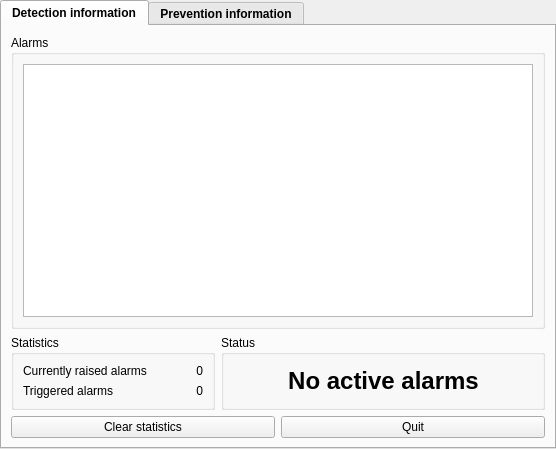
<ui version="4.0" >
 <class>mainWindow</class>
 <widget class="QTabWidget" name="mainWindow" >
  <property name="geometry" >
   <rect>
    <x>0</x>
    <y>0</y>
    <width>556</width>
    <height>449</height>
   </rect>
  </property>
  <property name="sizePolicy" >
   <sizepolicy vsizetype="Expanding" hsizetype="Expanding" >
    <horstretch>0</horstretch>
    <verstretch>0</verstretch>
   </sizepolicy>
  </property>
  <property name="font" >
   <font>
    <weight>75</weight>
    <bold>true</bold>
   </font>
  </property>
  <property name="windowTitle" >
   <string>WIDS/WIPS  - Notifier GUI</string>
  </property>
  <property name="tabPosition" >
   <enum>QTabWidget::North</enum>
  </property>
  <property name="tabShape" >
   <enum>QTabWidget::Rounded</enum>
  </property>
  <property name="currentIndex" >
   <number>0</number>
  </property>
  <property name="iconSize" >
   <size>
    <width>16</width>
    <height>16</height>
   </size>
  </property>
  <property name="elideMode" >
   <enum>Qt::ElideNone</enum>
  </property>
  <widget class="QWidget" name="tabDetection" >
   <property name="geometry" >
    <rect>
     <x>0</x>
     <y>0</y>
     <width>552</width>
     <height>421</height>
    </rect>
   </property>
   <property name="font" >
    <font>
     <weight>50</weight>
     <bold>false</bold>
    </font>
   </property>
   <attribute name="title" >
    <string>Detection information</string>
   </attribute>
   <layout class="QVBoxLayout" name="verticalLayout" >
    <item>
     <widget class="QGroupBox" name="boxAlarms" >
      <property name="title" >
       <string>Alarms</string>
      </property>
      <layout class="QHBoxLayout" name="horizontalLayout" >
       <item>
        <widget class="QTextEdit" name="showAlarms" >
         <property name="readOnly" >
          <bool>true</bool>
         </property>
        </widget>
       </item>
      </layout>
     </widget>
    </item>
    <item>
     <layout class="QHBoxLayout" name="horizontalLayout_4" >
      <item>
       <widget class="QGroupBox" name="boxStatistics" >
        <property name="title" >
         <string>Statistics</string>
        </property>
        <layout class="QGridLayout" name="gridLayout" >
         <item row="0" column="0" >
          <widget class="QLabel" name="labelStatActAlarms" >
           <property name="text" >
            <string>Currently raised alarms</string>
           </property>
           <property name="textFormat" >
            <enum>Qt::AutoText</enum>
           </property>
          </widget>
         </item>
         <item row="0" column="1" >
          <widget class="QLabel" name="labelShowRaiseAlarms" >
           <property name="minimumSize" >
            <size>
             <width>50</width>
             <height>0</height>
            </size>
           </property>
           <property name="baseSize" >
            <size>
             <width>0</width>
             <height>0</height>
            </size>
           </property>
           <property name="text" >
            <string>0</string>
           </property>
           <property name="alignment" >
            <set>Qt::AlignRight|Qt::AlignTrailing|Qt::AlignVCenter</set>
           </property>
          </widget>
         </item>
         <item row="1" column="0" >
          <widget class="QLabel" name="labelStatTriggAlarms" >
           <property name="text" >
            <string>Triggered alarms</string>
           </property>
          </widget>
         </item>
         <item row="1" column="1" >
          <widget class="QLabel" name="labelShowTriggAlarms" >
           <property name="minimumSize" >
            <size>
             <width>0</width>
             <height>0</height>
            </size>
           </property>
           <property name="baseSize" >
            <size>
             <width>0</width>
             <height>0</height>
            </size>
           </property>
           <property name="text" >
            <string>0</string>
           </property>
           <property name="alignment" >
            <set>Qt::AlignRight|Qt::AlignTrailing|Qt::AlignVCenter</set>
           </property>
          </widget>
         </item>
        </layout>
       </widget>
      </item>
      <item>
       <widget class="QGroupBox" name="boxStatus" >
        <property name="title" >
         <string>Status</string>
        </property>
        <layout class="QHBoxLayout" name="horizontalLayout_3" >
         <item>
          <layout class="QHBoxLayout" name="horizontalLayout_2" >
           <item>
            <spacer name="horizontalSpacer" >
             <property name="orientation" >
              <enum>Qt::Horizontal</enum>
             </property>
             <property name="sizeHint" stdset="0" >
              <size>
               <width>40</width>
               <height>20</height>
              </size>
             </property>
            </spacer>
           </item>
           <item>
            <widget class="QLabel" name="labelShowStatus" >
             <property name="font" >
              <font>
               <pointsize>18</pointsize>
               <weight>75</weight>
               <bold>true</bold>
              </font>
             </property>
             <property name="text" >
              <string>No active alarms</string>
             </property>
             <property name="alignment" >
              <set>Qt::AlignCenter</set>
             </property>
            </widget>
           </item>
           <item>
            <spacer name="horizontalSpacer_2" >
             <property name="orientation" >
              <enum>Qt::Horizontal</enum>
             </property>
             <property name="sizeHint" stdset="0" >
              <size>
               <width>40</width>
               <height>20</height>
              </size>
             </property>
            </spacer>
           </item>
          </layout>
         </item>
        </layout>
       </widget>
      </item>
     </layout>
    </item>
    <item>
     <layout class="QHBoxLayout" name="horizontalLayout_5" >
      <item>
       <widget class="QPushButton" name="buttonClear" >
        <property name="text" >
         <string>Clear statistics</string>
        </property>
       </widget>
      </item>
      <item>
       <widget class="QPushButton" name="buttonQuit" >
        <property name="text" >
         <string>Quit</string>
        </property>
       </widget>
      </item>
     </layout>
    </item>
   </layout>
  </widget>
  <widget class="QWidget" name="tabPrevention" >
   <property name="geometry" >
    <rect>
     <x>0</x>
     <y>0</y>
     <width>552</width>
     <height>421</height>
    </rect>
   </property>
   <attribute name="title" >
    <string>Prevention information</string>
   </attribute>
   <layout class="QVBoxLayout" name="verticalLayout_2" >
    <item>
     <widget class="QGroupBox" name="boxPreventionMsg" >
      <property name="font" >
       <font>
        <weight>50</weight>
        <bold>false</bold>
       </font>
      </property>
      <property name="title" >
       <string>Prevention messages</string>
      </property>
      <layout class="QHBoxLayout" name="horizontalLayout_6" >
       <item>
        <widget class="QTextEdit" name="showPreventionMsg" >
         <property name="readOnly" >
          <bool>true</bool>
         </property>
        </widget>
       </item>
      </layout>
     </widget>
    </item>
    <item>
     <widget class="QGroupBox" name="boxPreventionCmd" >
      <property name="font" >
       <font>
        <weight>50</weight>
        <bold>false</bold>
       </font>
      </property>
      <property name="title" >
       <string>Prevention commands</string>
      </property>
      <layout class="QHBoxLayout" name="horizontalLayout_8" >
       <item>
        <widget class="QTextEdit" name="showPreventionCmd" >
         <property name="readOnly" >
          <bool>true</bool>
         </property>
        </widget>
       </item>
      </layout>
     </widget>
    </item>
    <item>
     <widget class="QGroupBox" name="boxPrevStatus" >
      <property name="font" >
       <font>
        <weight>50</weight>
        <bold>false</bold>
       </font>
      </property>
      <property name="title" >
       <string>Status</string>
      </property>
      <layout class="QHBoxLayout" name="horizontalLayout_9" >
       <item>
        <layout class="QHBoxLayout" name="horizontalLayout_10" >
         <item>
          <spacer name="horizontalSpacer" >
           <property name="orientation" >
            <enum>Qt::Horizontal</enum>
           </property>
           <property name="sizeHint" stdset="0" >
            <size>
             <width>40</width>
             <height>20</height>
            </size>
           </property>
          </spacer>
         </item>
         <item>
          <widget class="QLabel" name="labelShowPrevStatus" >
           <property name="font" >
            <font>
             <pointsize>18</pointsize>
             <weight>75</weight>
             <bold>true</bold>
            </font>
           </property>
           <property name="text" >
            <string>No active prevention actions</string>
           </property>
           <property name="alignment" >
            <set>Qt::AlignCenter</set>
           </property>
          </widget>
         </item>
         <item>
          <spacer name="horizontalSpacer_2" >
           <property name="orientation" >
            <enum>Qt::Horizontal</enum>
           </property>
           <property name="sizeHint" stdset="0" >
            <size>
             <width>40</width>
             <height>20</height>
            </size>
           </property>
          </spacer>
         </item>
        </layout>
       </item>
      </layout>
     </widget>
    </item>
    <item>
     <layout class="QHBoxLayout" name="horizontalLayout_7" >
      <item>
       <widget class="QPushButton" name="buttonClearPrev" >
        <property name="font" >
         <font>
          <weight>50</weight>
          <bold>false</bold>
         </font>
        </property>
        <property name="text" >
         <string>Clear messages</string>
        </property>
       </widget>
      </item>
      <item>
       <widget class="QPushButton" name="buttonQuit2" >
        <property name="font" >
         <font>
          <weight>50</weight>
          <bold>false</bold>
         </font>
        </property>
        <property name="text" >
         <string>Quit</string>
        </property>
       </widget>
      </item>
     </layout>
    </item>
   </layout>
  </widget>
 </widget>
 <resources/>
 <connections/>
</ui>
